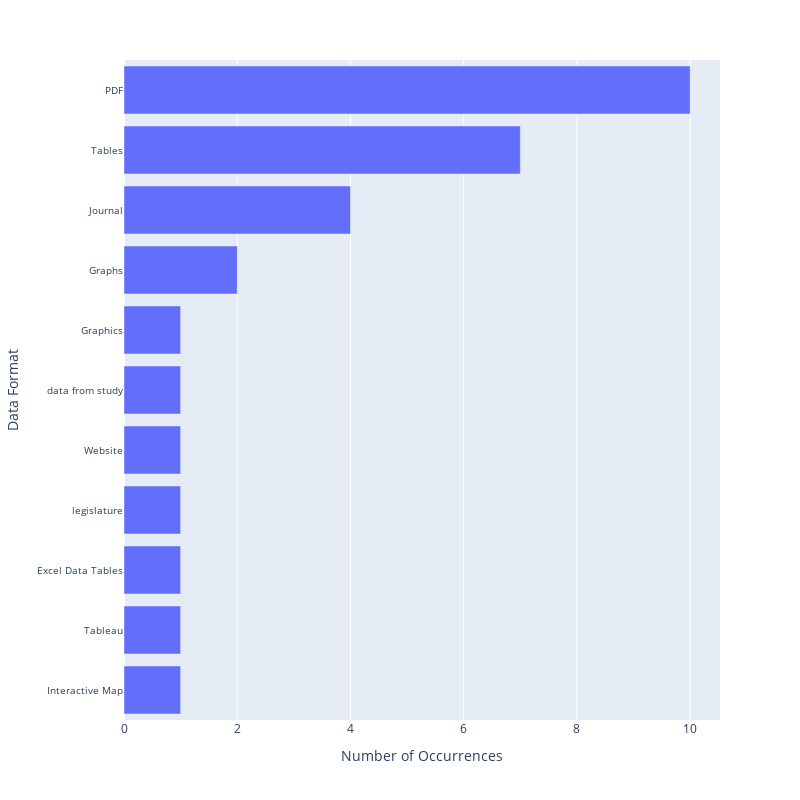

Notebook code for this chart:
### Code cell
fig = px.bar(data, x="Number of Occurrences", y="Data Format", orientation='h')
fig.update_layout( yaxis = dict( tickfont = dict(size=10))) 
fig.update_layout(
    autosize=False,
    width=800,
    height=800,)
fig.update_layout(barmode='stack', yaxis={'categoryorder':'total ascending'})
fig.show()

### Figure 1 — Plotly figure (JSON) as saved in the notebook; plotly's stock layout.template omitted (floating-point values rounded to 4 significant figures)
{"data": [{"alignmentgroup": "True", "hoverlabel": {"namelength": 0}, "hovertemplate": "Number of Occurrences=%{x}<br>Data Format=%{y}", "legendgroup": "", "marker": {"color": "#636efa"}, "name": "", "offsetgroup": "", "orientation": "h", "showlegend": false, "textposition": "auto", "type": "bar", "x": [2, 1, 1, 1, 1, 1, 10, 4, 1, 7, 1], "xaxis": "x", "y": ["Graphs", "Interactive Map", "Tableau", "Excel Data Tables", "legislature", "Website", "PDF", "Journal", "data from study", "Tables", "Graphics"], "yaxis": "y"}], "layout": {"autosize": false, "barmode": "stack", "height": 800, "legend": {"tracegroupgap": 0}, "margin": {"t": 60}, "width": 800, "xaxis": {"anchor": "y", "domain": [0, 1], "title": {"text": "Number of Occurrences"}}, "yaxis": {"anchor": "x", "categoryorder": "total ascending", "domain": [0, 1], "tickfont": {"size": 10}, "title": {"text": "Data Format"}}}}
